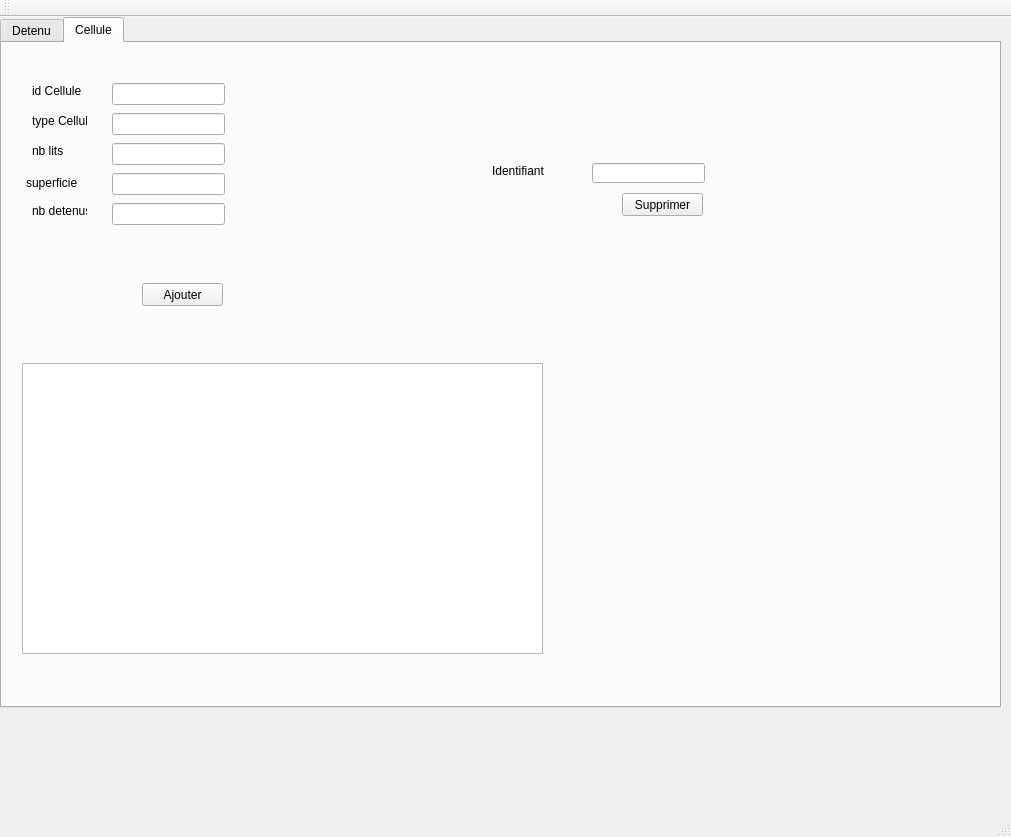
<?xml version="1.0" encoding="UTF-8"?>
<ui version="4.0">
 <class>MainWindow</class>
 <widget class="QMainWindow" name="MainWindow">
  <property name="geometry">
   <rect>
    <x>0</x>
    <y>0</y>
    <width>1011</width>
    <height>837</height>
   </rect>
  </property>
  <property name="windowTitle">
   <string>Gestion des Clients</string>
  </property>
  <widget class="QWidget" name="centralWidget">
   <widget class="QTabWidget" name="tabWidget">
    <property name="geometry">
     <rect>
      <x>0</x>
      <y>0</y>
      <width>1001</width>
      <height>691</height>
     </rect>
    </property>
    <property name="currentIndex">
     <number>1</number>
    </property>
    <widget class="QWidget" name="tab">
     <attribute name="title">
      <string>Detenu</string>
     </attribute>
     <widget class="QGroupBox" name="groupBox">
      <property name="geometry">
       <rect>
        <x>0</x>
        <y>10</y>
        <width>991</width>
        <height>691</height>
       </rect>
      </property>
      <property name="title">
       <string>ManipulerDetenu</string>
      </property>
      <widget class="QLabel" name="label_12">
       <property name="geometry">
        <rect>
         <x>20</x>
         <y>40</y>
         <width>55</width>
         <height>16</height>
        </rect>
       </property>
       <property name="text">
        <string>id</string>
       </property>
      </widget>
      <widget class="QLabel" name="label_13">
       <property name="geometry">
        <rect>
         <x>20</x>
         <y>70</y>
         <width>55</width>
         <height>16</height>
        </rect>
       </property>
       <property name="text">
        <string>nom</string>
       </property>
      </widget>
      <widget class="QLabel" name="label_14">
       <property name="geometry">
        <rect>
         <x>20</x>
         <y>100</y>
         <width>55</width>
         <height>16</height>
        </rect>
       </property>
       <property name="text">
        <string>prenom</string>
       </property>
      </widget>
      <widget class="QLabel" name="label_15">
       <property name="geometry">
        <rect>
         <x>14</x>
         <y>130</y>
         <width>81</width>
         <height>20</height>
        </rect>
       </property>
       <property name="text">
        <string>date_naissance</string>
       </property>
      </widget>
      <widget class="QLabel" name="label_16">
       <property name="geometry">
        <rect>
         <x>20</x>
         <y>160</y>
         <width>55</width>
         <height>16</height>
        </rect>
       </property>
       <property name="text">
        <string>nationalite</string>
       </property>
      </widget>
      <widget class="QLabel" name="label_17">
       <property name="geometry">
        <rect>
         <x>20</x>
         <y>190</y>
         <width>71</width>
         <height>16</height>
        </rect>
       </property>
       <property name="text">
        <string>Sexe</string>
       </property>
      </widget>
      <widget class="QLineEdit" name="le_id">
       <property name="geometry">
        <rect>
         <x>100</x>
         <y>40</y>
         <width>113</width>
         <height>22</height>
        </rect>
       </property>
      </widget>
      <widget class="QLineEdit" name="le_nom">
       <property name="geometry">
        <rect>
         <x>100</x>
         <y>70</y>
         <width>113</width>
         <height>22</height>
        </rect>
       </property>
      </widget>
      <widget class="QLineEdit" name="le_prenom">
       <property name="geometry">
        <rect>
         <x>100</x>
         <y>100</y>
         <width>113</width>
         <height>22</height>
        </rect>
       </property>
      </widget>
      <widget class="QLineEdit" name="la_date">
       <property name="geometry">
        <rect>
         <x>100</x>
         <y>130</y>
         <width>113</width>
         <height>22</height>
        </rect>
       </property>
      </widget>
      <widget class="QLineEdit" name="la_nationalite">
       <property name="geometry">
        <rect>
         <x>100</x>
         <y>160</y>
         <width>113</width>
         <height>22</height>
        </rect>
       </property>
      </widget>
      <widget class="QLineEdit" name="le_sexe">
       <property name="geometry">
        <rect>
         <x>100</x>
         <y>190</y>
         <width>113</width>
         <height>22</height>
        </rect>
       </property>
      </widget>
      <widget class="QPushButton" name="pb_ajouter">
       <property name="geometry">
        <rect>
         <x>130</x>
         <y>350</y>
         <width>81</width>
         <height>23</height>
        </rect>
       </property>
       <property name="text">
        <string>Ajouter</string>
       </property>
      </widget>
      <widget class="QPushButton" name="pb_supprimer">
       <property name="geometry">
        <rect>
         <x>610</x>
         <y>150</y>
         <width>81</width>
         <height>23</height>
        </rect>
       </property>
       <property name="text">
        <string>Supprimer</string>
       </property>
      </widget>
      <widget class="QLineEdit" name="le_id_supp">
       <property name="geometry">
        <rect>
         <x>580</x>
         <y>120</y>
         <width>113</width>
         <height>20</height>
        </rect>
       </property>
      </widget>
      <widget class="QLabel" name="label">
       <property name="geometry">
        <rect>
         <x>480</x>
         <y>120</y>
         <width>61</width>
         <height>16</height>
        </rect>
       </property>
       <property name="text">
        <string>Identifiant</string>
       </property>
      </widget>
      <widget class="QTableView" name="tab_detenu">
       <property name="geometry">
        <rect>
         <x>10</x>
         <y>410</y>
         <width>981</width>
         <height>192</height>
        </rect>
       </property>
      </widget>
      <widget class="QLineEdit" name="la_taille">
       <property name="geometry">
        <rect>
         <x>100</x>
         <y>220</y>
         <width>113</width>
         <height>20</height>
        </rect>
       </property>
      </widget>
      <widget class="QLineEdit" name="le_poids">
       <property name="geometry">
        <rect>
         <x>100</x>
         <y>250</y>
         <width>113</width>
         <height>20</height>
        </rect>
       </property>
      </widget>
      <widget class="QLineEdit" name="la_periode">
       <property name="geometry">
        <rect>
         <x>100</x>
         <y>280</y>
         <width>113</width>
         <height>20</height>
        </rect>
       </property>
      </widget>
      <widget class="QLineEdit" name="le_dossier">
       <property name="geometry">
        <rect>
         <x>100</x>
         <y>310</y>
         <width>113</width>
         <height>20</height>
        </rect>
       </property>
      </widget>
      <widget class="QLabel" name="label_2">
       <property name="geometry">
        <rect>
         <x>20</x>
         <y>220</y>
         <width>47</width>
         <height>13</height>
        </rect>
       </property>
       <property name="text">
        <string>Taille</string>
       </property>
      </widget>
      <widget class="QLabel" name="label_3">
       <property name="geometry">
        <rect>
         <x>20</x>
         <y>250</y>
         <width>47</width>
         <height>13</height>
        </rect>
       </property>
       <property name="text">
        <string>Poids</string>
       </property>
      </widget>
      <widget class="QLabel" name="label_4">
       <property name="geometry">
        <rect>
         <x>20</x>
         <y>280</y>
         <width>47</width>
         <height>13</height>
        </rect>
       </property>
       <property name="text">
        <string>Periode</string>
       </property>
      </widget>
      <widget class="QLabel" name="label_5">
       <property name="geometry">
        <rect>
         <x>20</x>
         <y>310</y>
         <width>47</width>
         <height>13</height>
        </rect>
       </property>
       <property name="text">
        <string>Dossier</string>
       </property>
      </widget>
      <widget class="QPushButton" name="pb_modifier">
       <property name="geometry">
        <rect>
         <x>900</x>
         <y>380</y>
         <width>75</width>
         <height>23</height>
        </rect>
       </property>
       <property name="text">
        <string>Modifier</string>
       </property>
      </widget>
     </widget>
    </widget>
    <widget class="QWidget" name="tab_2">
     <attribute name="title">
      <string>Cellule</string>
     </attribute>
     <widget class="QLabel" name="label_6">
      <property name="geometry">
       <rect>
        <x>490</x>
        <y>120</y>
        <width>61</width>
        <height>16</height>
       </rect>
      </property>
      <property name="text">
       <string>Identifiant</string>
      </property>
     </widget>
     <widget class="QLineEdit" name="le_id_supp_2">
      <property name="geometry">
       <rect>
        <x>590</x>
        <y>120</y>
        <width>113</width>
        <height>20</height>
       </rect>
      </property>
     </widget>
     <widget class="QLabel" name="label_18">
      <property name="geometry">
       <rect>
        <x>30</x>
        <y>40</y>
        <width>55</width>
        <height>16</height>
       </rect>
      </property>
      <property name="text">
       <string>id Cellule</string>
      </property>
     </widget>
     <widget class="QLineEdit" name="le_nb_lits">
      <property name="geometry">
       <rect>
        <x>110</x>
        <y>100</y>
        <width>113</width>
        <height>22</height>
       </rect>
      </property>
     </widget>
     <widget class="QLabel" name="label_19">
      <property name="geometry">
       <rect>
        <x>24</x>
        <y>130</y>
        <width>81</width>
        <height>20</height>
       </rect>
      </property>
      <property name="text">
       <string>superficie</string>
      </property>
     </widget>
     <widget class="QLineEdit" name="la_superficie">
      <property name="geometry">
       <rect>
        <x>110</x>
        <y>130</y>
        <width>113</width>
        <height>22</height>
       </rect>
      </property>
     </widget>
     <widget class="QTableView" name="tab_cellule">
      <property name="geometry">
       <rect>
        <x>20</x>
        <y>320</y>
        <width>521</width>
        <height>291</height>
       </rect>
      </property>
     </widget>
     <widget class="QLineEdit" name="le_type_cellule">
      <property name="geometry">
       <rect>
        <x>110</x>
        <y>70</y>
        <width>113</width>
        <height>22</height>
       </rect>
      </property>
     </widget>
     <widget class="QLineEdit" name="le_nb_detenus">
      <property name="geometry">
       <rect>
        <x>110</x>
        <y>160</y>
        <width>113</width>
        <height>22</height>
       </rect>
      </property>
     </widget>
     <widget class="QPushButton" name="pb_supprimer_2">
      <property name="geometry">
       <rect>
        <x>620</x>
        <y>150</y>
        <width>81</width>
        <height>23</height>
       </rect>
      </property>
      <property name="text">
       <string>Supprimer</string>
      </property>
     </widget>
     <widget class="QLabel" name="label_20">
      <property name="geometry">
       <rect>
        <x>30</x>
        <y>70</y>
        <width>55</width>
        <height>16</height>
       </rect>
      </property>
      <property name="text">
       <string>type Cellule</string>
      </property>
     </widget>
     <widget class="QLabel" name="label_21">
      <property name="geometry">
       <rect>
        <x>30</x>
        <y>100</y>
        <width>55</width>
        <height>16</height>
       </rect>
      </property>
      <property name="text">
       <string>nb lits</string>
      </property>
     </widget>
     <widget class="QLabel" name="label_22">
      <property name="geometry">
       <rect>
        <x>30</x>
        <y>160</y>
        <width>55</width>
        <height>16</height>
       </rect>
      </property>
      <property name="text">
       <string>nb detenus</string>
      </property>
     </widget>
     <widget class="QLineEdit" name="le_id_2">
      <property name="geometry">
       <rect>
        <x>110</x>
        <y>40</y>
        <width>113</width>
        <height>22</height>
       </rect>
      </property>
     </widget>
     <widget class="QPushButton" name="pb_ajouter_2">
      <property name="geometry">
       <rect>
        <x>140</x>
        <y>240</y>
        <width>81</width>
        <height>23</height>
       </rect>
      </property>
      <property name="text">
       <string>Ajouter</string>
      </property>
     </widget>
    </widget>
   </widget>
  </widget>
  <widget class="QMenuBar" name="menuBar">
   <property name="geometry">
    <rect>
     <x>0</x>
     <y>0</y>
     <width>1011</width>
     <height>21</height>
    </rect>
   </property>
  </widget>
  <widget class="QToolBar" name="mainToolBar">
   <attribute name="toolBarArea">
    <enum>TopToolBarArea</enum>
   </attribute>
   <attribute name="toolBarBreak">
    <bool>false</bool>
   </attribute>
  </widget>
  <widget class="QStatusBar" name="statusBar"/>
 </widget>
 <layoutdefault spacing="6" margin="11"/>
 <resources/>
 <connections/>
</ui>
